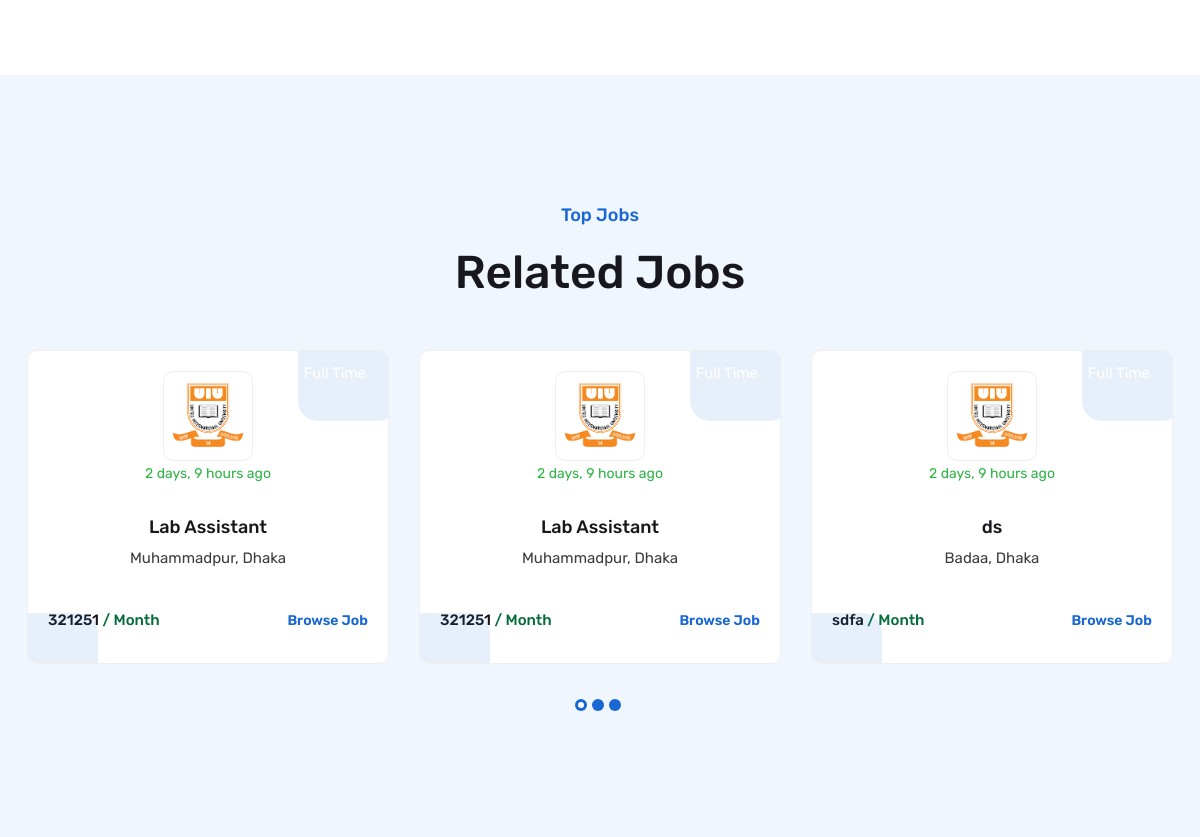
The app's page /jobs/33/ (middle part), older data.
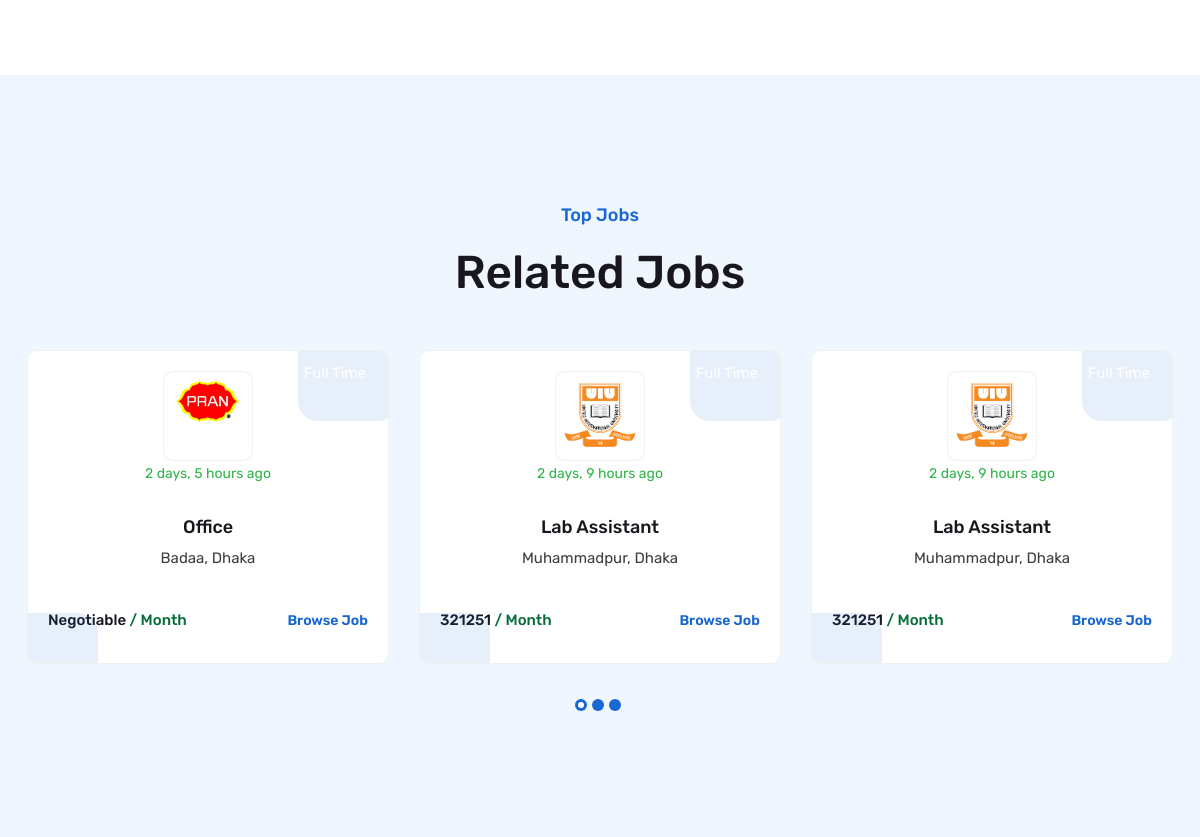
The same page, newer data.
### jobboard/models.py (models this page shows, shortened)
class JobPost(models.Model):
    employee = models.ForeignKey(EmployerProfile, on_delete=models.CASCADE, related_name='job_posts')
    title = models.CharField(max_length=255)
    job_category = models.ForeignKey(JobCategory, on_delete=models.SET_NULL, null= True, blank= True, related_name='job_posts_category')
    company_industry_type = models.CharField(max_length=255, null= True, blank= True)
    no_of_vacancy = models.PositiveIntegerField(null= True, blank= True)
    application_deadline = models.DateField( null= True, blank= True)
    age_range = models.CharField(max_length=255, null= True, blank= True)
    gender = models.CharField(max_length=50, choices=[('Male', 'Male'), ('Female', 'Female'), ('Both', 'Both')], null= True, blank= True)
    contact_person = models.CharField(max_length=255, null= True, blank= True)
    experience_required = models.CharField(max_length=150, null= True, blank= True )
    cv_receive_method = models.CharField(max_length=255, null= True, blank= True, choices=[
        ('Online CV/Resume', 'Online CV/Resume'),
        ('Email Attachment', 'Email Attachment'),
        ('Walk-in Interview', 'Walk-in Interview'),
        ('Hard Copy CV', 'Hard Copy CV'),
    ])
    job_type = models.CharField(max_length=50, null= True, blank= True, choices=[('Full Time', 'Full Time'), ('Part Time', 'Part Time'), ('Contractual', 'Contractual'), ('Internship', 'Internship')])
    job_level = models.CharField(max_length=50, null= True, blank= True, choices=[('Entry Level', 'Entry Level'), ('Mid Level', 'Mid Level'), ('Top Level', 'Top Level')])
    applicant_photo_required = models.BooleanField(default=False, null= True, blank= True)
    educational_qualification = models.TextField(null= True, blank= True)  #remove kore dibo
    others_qualification = models.TextField(null= True, blank= True)
    job_description = models.TextField(null= True, blank= True)
    job_responsibilities = models.TextField(null= True, blank= True)
    job_requirements = models.TextField( null= True, blank= True)
    other_benefits = models.TextField(blank=True, null=True)
    job_location = models.CharField(max_length=200, null= True, blank= True)
    exclusive_job = models.BooleanField(default=False, null= True, blank= True)
    created_at = models.DateTimeField(auto_now_add=True)
    salary_range = models.CharField(max_length=200, null= True, blank= True, default='Negotiable')
    STATUS_CHOICES = [
           ('pending', 'Pending'),
            ('published', 'Published'),
            ('rejected', 'Rejected'),
    ]
    status = models.CharField(max_length=10, choices=STATUS_CHOICES, default='pending')
    def get_absolute_url(self):
        return reverse('job_detail', args=[str(self.id)])

### accounts/models.py (models this page shows, shortened)
class EmployerProfile(models.Model):
    user = models.OneToOneField(
        'CustomUser', on_delete=models.CASCADE, related_name='employer_profile'
    )
    company_name = models.CharField(max_length=255, verbose_name="Company Name")
    location = models.CharField(max_length=255, blank=True, verbose_name="Company Location")
    company_website = models.URLField(blank=True, verbose_name="Company Website")
    company_description = models.TextField(blank=True, verbose_name="Company Description")
    phone = models.CharField(max_length=15, blank=True, verbose_name="Phone Number", help_text="Include country code (e.g., +880)")
    email = models.EmailField(blank=True, verbose_name="Company Email")
    facebook_link = models.URLField(blank=True, verbose_name="Facebook Link")
    twitter_link = models.URLField(blank=True, verbose_name="Twitter Link")
    google_link = models.URLField(blank=True, verbose_name="Google Link")
    linkedin_link = models.URLField(blank=True, verbose_name="LinkedIn Link")
    founded_date = models.DateField(null=True, blank=True, verbose_name="Founded Date")
    logo = models.ImageField(upload_to='media/company_logos/', blank=True, null=True, verbose_name="Company Logo", default='media/default/default_logo.png')
    class Meta:
        verbose_name = "Employer Profile"
        verbose_name_plural = "Employer Profiles"
    def get_embed_url(self):
        if self.twitter_link:
            if "watch?v=" in self.twitter_link:
                return self.twitter_link.replace("watch?v=", "embed/")
            elif "youtu.be/" in self.twitter_link:
                return self.twitter_link.replace("youtu.be/", "youtube.com/embed/")
        return None

### jobboard/views.py (the view)
# urls.py: path('jobs/<int:job_id>/', job_detail, name='job_detail'),
def job_detail(request, job_id):
    job = get_object_or_404(JobPost, id=job_id)
    seeker = request.user.seeker_profile if request.user.is_authenticated and hasattr(request.user, 'seeker_profile') else None
    related_jobs = JobPost.objects.filter(job_category=job.job_category).exclude(id=job.id).order_by('-created_at')[:9]
    has_applied = JobApplication.objects.filter(job=job, seeker=seeker).exists() if seeker else False
    return render(request, 'jobs/job_detail.html', {
        'job': job,
        'seeker': seeker,
        'related_jobs': related_jobs,
        'has_applied': has_applied
    })

### accounts/context_processors.py (called while the page is built)
def user_role(request):
    if request.user.is_authenticated:
        return {'user_role': request.user.role}
    return {}

### jobboard/templates/jobs/job_detail.html (shortened to what this page needs)
{% extends 'base.html' %}
{% load static %}
{% block body %}
        <br><br><br>
        <div class="page-content">
            <div class="section-full  p-t50 p-b90 bg-white">
            </div>
            <div class="section-full p-t120 p-b90 site-bg-light-purple twm-related-jobs-carousel-wrap">
                <div class="section-head center wt-small-separator-outer">
                    <div class="wt-small-separator site-text-primary">
                    <div>Top Jobs</div>
                    </div>
                    <h2 class="wt-title">Related Jobs</h2>
                </div>
                <div class="container">
                    <div class="section-content">
                        <div class="owl-carousel twm-related-jobs-carousel owl-btn-vertical-center">
                            {% for related_job in related_jobs %}
                            <div class="item">
                                <div class="twm-jobs-grid-style2">
                                    <div class="twm-media">
                                        <img src="{{ related_job.employee.logo.url }}" alt="{{ related_job.title }}">
                                    </div>
                                    <span class="twm-job-post-duration">{{ related_job.created_at|timesince }} ago</span>
                                    <div class="twm-jobs-category green">
                                        <span class="twm-bg-{{ related_job.job_type|lower }}">{{ related_job.job_type }}</span>
                                    </div>
                                    <div class="twm-mid-content">
                                        <a href="{{ related_job.get_absolute_url }}" class="twm-job-title">
                                            <h4>{{ related_job.title }}</h4>
                                        </a>
                                        <p class="twm-job-address">{{ related_job.job_location }}</p>
                                    </div>
                                    <div class="twm-right-content">
                                        <div class="twm-jobs-amount">{{ related_job.salary_range }} <span>/ Month</span></div>
                                        <a href="{{ related_job.get_absolute_url }}" class="twm-jobs-browse site-text-primary">Browse Job</a>
                                    </div>
                                </div>
                            </div>
                            {% empty %}
                                <p>No related jobs found in this category.</p>
                            {% endfor %}
                        </div>
                    </div>
                </div>
            </div>
        </div>
{% endblock %}

Row changes from the older to the newer data that the page shows:
no longer on this page (row unchanged): JobPost: employee.logo (picture), created_at "2 days, 9 hours", title "ds", job_location "Badaa, Dhaka", salary_range "sdfa"
now on this page (row edited): JobPost: employee.logo (picture), created_at "2 days, 5 hours", title "Office", job_location "Badaa, Dhaka", salary_range "Negotiable"
